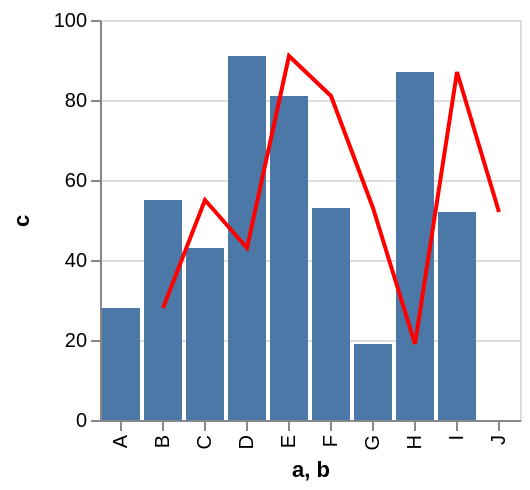

The specification (Vega-Lite) saved for this image:
### Vega specification from a JSON file in a GitHub repository (floating-point values rounded to 4 significant figures)
{"$schema": "https://vega.github.io/schema/vega/v3.0.json", "autosize": "pad", "padding": 5, "style": "cell", "data": [{"name": "source_0", "values": [{"a": "A", "b": "B", "c": 28}, {"a": "B", "b": "C", "c": 55}, {"a": "C", "b": "D", "c": 43}, {"a": "D", "b": "E", "c": 91}, {"a": "E", "b": "F", "c": 81}, {"a": "F", "b": "G", "c": 53}, {"a": "G", "b": "H", "c": 19}, {"a": "H", "b": "I", "c": 87}, {"a": "I", "b": "J", "c": 52}]}, {"name": "data_1", "source": "source_0", "transform": [{"type": "formula", "expr": "toNumber(datum[\"c\"])", "as": "c"}, {"type": "filter", "expr": "datum[\"c\"] !== null && !isNaN(datum[\"c\"])"}]}, {"name": "data_2", "source": "source_0", "transform": [{"type": "formula", "expr": "toNumber(datum[\"c\"])", "as": "c"}, {"type": "filter", "expr": "datum[\"c\"] !== null && !isNaN(datum[\"c\"])"}]}], "signals": [{"name": "x_step", "value": 21}, {"name": "width", "update": "bandspace(domain('x').length, 0.1, 0.05) * x_step"}, {"name": "height", "update": "200"}], "marks": [{"name": "layer_0_marks", "type": "rect", "role": "bar", "style": ["bar"], "from": {"data": "data_1"}, "encode": {"update": {"x": {"scale": "x", "field": "a"}, "width": {"scale": "x", "band": true}, "y": {"scale": "y", "field": "c"}, "y2": {"scale": "y", "value": 0}, "fill": {"value": "#4c78a8"}}}}, {"name": "layer_1_marks", "type": "line", "style": ["line"], "sort": {"field": "datum[\"b\"]", "order": "descending"}, "from": {"data": "data_2"}, "encode": {"update": {"x": {"scale": "x", "field": "b", "band": 0.5}, "y": {"scale": "y", "field": "c"}, "stroke": {"value": "red"}}}}], "scales": [{"name": "x", "type": "band", "domain": {"fields": [{"data": "data_1", "field": "a"}, {"data": "data_2", "field": "b"}], "sort": true}, "range": {"step": {"signal": "x_step"}}, "round": true, "paddingInner": 0.1, "paddingOuter": 0.05}, {"name": "y", "type": "linear", "domain": {"fields": [{"data": "data_1", "field": "c"}, {"data": "data_2", "field": "c"}], "sort": true}, "range": [{"signal": "height"}, 0], "round": true, "nice": true, "zero": true}], "axes": [{"scale": "x", "labelOverlap": true, "orient": "bottom", "title": "a, b", "zindex": 1, "encode": {"labels": {"update": {"angle": {"value": 270}, "align": {"value": "right"}, "baseline": {"value": "middle"}}}}}, {"scale": "y", "labelOverlap": true, "orient": "left", "tickCount": {"signal": "ceil(height/40)"}, "title": "c", "zindex": 1}, {"scale": "y", "domain": false, "grid": true, "labels": false, "maxExtent": 0, "minExtent": 0, "orient": "left", "tickCount": {"signal": "ceil(height/40)"}, "ticks": false, "zindex": 0, "gridScale": "x"}], "config": {"axis": {"domainColor": "#888", "tickColor": "#888"}, "axisY": {"minExtent": 30}}}
